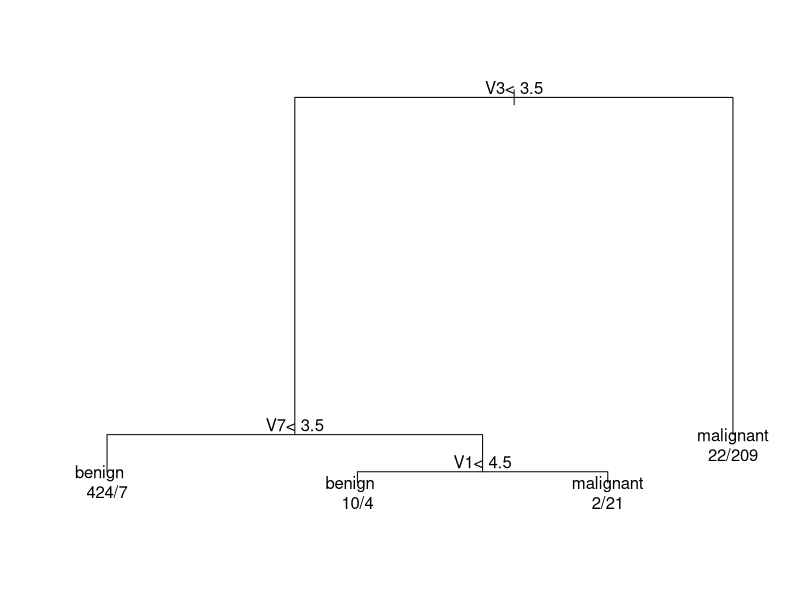

This chart was generated by the following R code:
## ---- chunk 1
library(rpart)
library(MASS)

data(biopsy)
# Create binary outcome for tumor class
biopsy$tumor.type <- ifelse(biopsy$class=="malignant", 1, 0)
head(biopsy)
## ---- chunk 2
library(rpart)
library(randomForest)

# Fit CART, logistic regression, and random forest
cart.model <- rpart(class ~ V1 + V3 + V4 + V7 + V8, data=biopsy)
logreg.model <- glm(tumor.type ~ V1 + V3 + V4 + V7 + V8, family="binomial", data=biopsy)
RF.model <- randomForest(class ~ V1 + V3 + V4 + V7 + V8, data=biopsy, ntree = 500)
## ---- chunk 3
probs.cart <- predict(cart.model)
head(probs.cart)

# We want the second column of this matrix for the CART fitted probabilities
risk.cart <- probs.cart[,2]

# logistic regression 
risk.logreg <- predict(logreg.model, newdata=biopsy, type="response")

# random forest risk scores
risk.RF <- predict(RF.model, newdata=biopsy, type = "prob")[,2]
## ---- chunk 4
brier.cart <- mean((risk.cart - biopsy$tumor.type)^2)
brier.logreg <- mean((risk.logreg - biopsy$tumor.type)^2)
brier.RF <- mean((risk.RF - biopsy$tumor.type)^2)

round(c(brier.cart, brier.logreg, brier.RF), 4)
## ---- chunk 5
par(xpd=TRUE)
plot(cart.model, compress=TRUE)
text(cart.model, use.n=TRUE)
## ---- chunk 6
# Create train/test splits for biopsy data
biopsy.train <- biopsy[1:400,]
biopsy.test <- biopsy[401:699,]
## ---- chunk 7
# Now, use each type of method on this training data
cart.model.train <- rpart(class ~ V1 + V3 + V4 + V7 + V8, data=biopsy.train)
logreg.model.train <- glm(tumor.type ~ V1 + V3 + V4 + V7 + V8, family="binomial", 
                    data=biopsy.train)
RF.model.train <- randomForest(class ~ V1 + V3 + V4 + V7 + V8, data=biopsy.train, 
                         ntree = 500)
## ---- chunk 8
risk.cart.test <- predict(cart.model.train, newdata=biopsy.test)[,2]
risk.logreg.test <- predict(logreg.model.train, newdata=biopsy.test, type="response")
risk.RF.test <- predict(RF.model.train, newdata=biopsy.test, type = "prob")[,2]
## ---- chunk 9
brier.cart.test <- mean((risk.cart.test - biopsy.test$tumor.type)^2)
brier.logreg.test <- mean((risk.logreg.test - biopsy.test$tumor.type)^2)
brier.RF.test <- mean((risk.RF.test - biopsy.test$tumor.type)^2)

round(c(brier.cart.test, brier.logreg.test, brier.RF.test), 4)
## ---- chunk 10
library(geepack)
data(ohio)
head(ohio, 10)
## ---- chunk 11
data(ohio)
baseline.ohio <- subset(ohio, age== -1) # data from baseline visit
firsttwo.ohio <- subset(ohio, age== -1 | age == 0) # data from visits 1-2
lasttwo.ohio <- subset(ohio, age==1 | age==2) # data from visits 3-4

tmp <- aggregate(firsttwo.ohio$resp, by=list(id=firsttwo.ohio$id), FUN=max)
tmp2 <- aggregate(lasttwo.ohio$resp, by=list(id=lasttwo.ohio$id), FUN=max)
atleastone1 <- merge(tmp, baseline.ohio, by="id")
atleastone2 <- merge(tmp2, baseline.ohio, by="id")
head(atleastone1)
table(atleastone1$resp)
## ---- chunk 12
set.seed(1234)
train.ind <- sample(1:537, size=300)
atleastone1.train <- atleastone1[train.ind,]
mod1 <- glm(resp ~ smoke, family="binomial", data=atleastone1.train)
summary(mod1)
## ---- chunk 13
risk1 <- predict(mod1, newdata=atleastone2[-train.ind,],
                 type="response")
## ---- chunk 14
mean((risk1 - atleastone2[-train.ind,]$resp)^2)
## ---- chunk 15
table(risk1)
table(atleastone2[-train.ind,]$resp, atleastone2[-train.ind,]$smoke)
# Compare risk scores with 
25/(25 + 135)
21/(21 + 56)
## ---- chunk 16
ind <- c(1:400, 801:1200, 1601:2000) ## index of training set
ohio.train <- subset(ohio[ind,], age==-1 | age == 0)
ohio.test <- subset(ohio[-ind,], age==1 | age==2)
fit.ex <- geeglm(resp ~ age + smoke + age:smoke, id=id, data=ohio.train,
                 family=binomial, corstr="exch")
rs2 <- predict(fit.ex, newdata=ohio.test, type="response")

## Now, find Brier score that the takes average across all individuals and time points
mean((rs2 - ohio.test$resp)^2)
